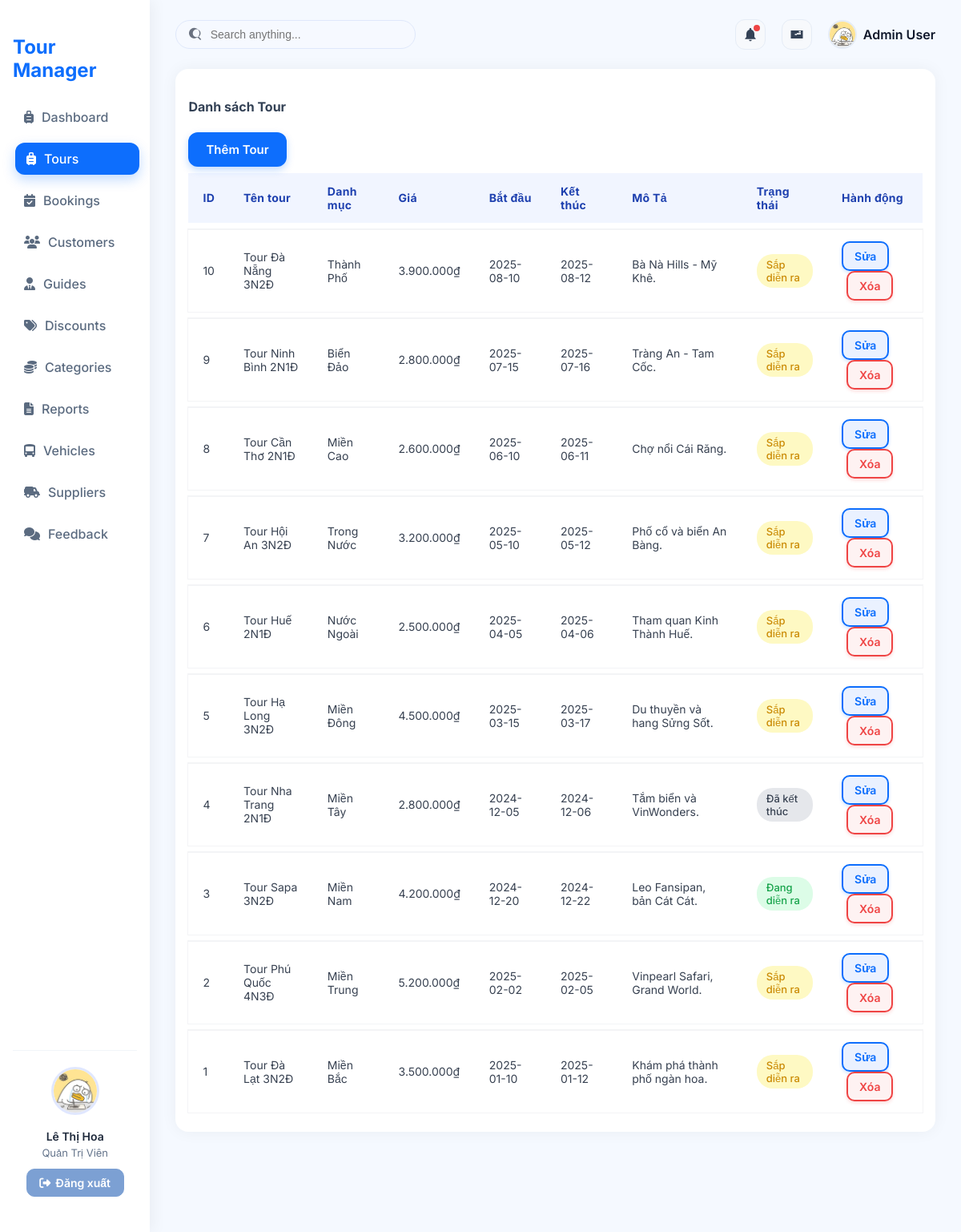
The app's page /?action=admin-listTours (signed in), older data.
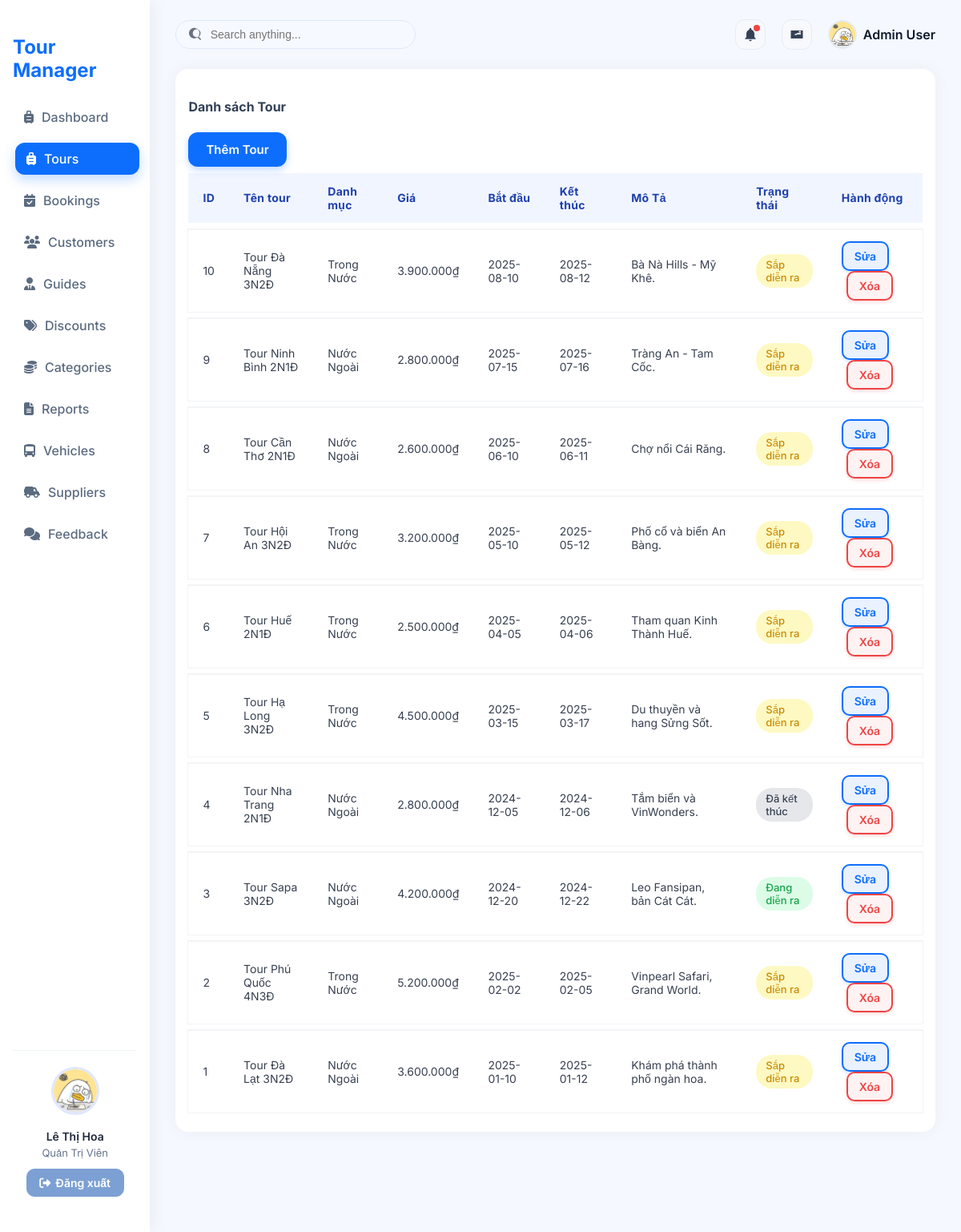
The same page, newer data.
### tables this page shows
CREATE TABLE `tours` (
  `tour_id` int NOT NULL,
  `tour_name` varchar(150) NOT NULL,
  `description` text,
  `price` decimal(12,2) DEFAULT NULL,
  `category_id` int DEFAULT NULL,
  `start_date` date DEFAULT NULL,
  `end_date` date DEFAULT NULL,
  `status` enum('upcoming','ongoing','finished') DEFAULT 'upcoming'
);

CREATE TABLE `categories` (
  `category_id` int NOT NULL,
  `category_name` varchar(100) DEFAULT NULL
);

### controllers/TourController.php (called while the page is built, shortened)
<?php
class TourController
{
    private $tourQuery;
    public function __construct()
    {
        $this->tourQuery = new ToursQuery();
    }
    public function listTours()
    {
        $tours = $this->tourQuery->getAllToursWithCategory();
        require './views/Tour/listTour.php';
    }
}
?>

### routes/index.php (called while the page is built)
<?php
$action = $_GET['action'] ?? '/';
match ($action) {
    '/' => (new ProductController)->home(),
    'admin' => require './views/admin.php',
    'login'=>  (new AuthController)->login(),
    'logout'=>  (new AuthController)->logout(),
    'admin-listTours' => require './views/admin.php',
    'admin-createTours' => require './views/admin.php',
    'admin-updateTours' => require './views/admin.php',
    'admin-listUsers' => require './views/admin.php',
    'admin-createUsers' => require './views/admin.php',
    'admin-updateUsers' => require './views/admin.php',
    'admin-listCategory' => require './views/admin.php',
    'admin-createCategory' => require './views/admin.php',
    'admin-updateCategory' => require './views/admin.php',
    'admin-listCustomer' => require './views/admin.php',
    'admin-createCustomer' => require './views/admin.php',
    'admin-updateCustomer' => require './views/admin.php',
    'admin-listDiscount' => require './views/admin.php',
    'admin-createDiscount' => require './views/admin.php',
    'admin-updateDiscount' => require './views/admin.php',
    default => require './views/admin.php',
};

### index.php (called while the page is built, shortened)
<?php
spl_autoload_register(function ($class) {
    $fileName = "$class.php";
    $fileModel              = PATH_MODEL . $fileName;
});
require_once './routes/index.php';

### models/BaseModel.php (called while the page is built, shortened)
<?php
class BaseModel
{
    public function __construct()
    {
        $dsn = sprintf('mysql:host=%s;port=%s;dbname=%s;charset=utf8', DB_HOST, DB_PORT, DB_NAME);
        try {
            $this->pdo = new PDO($dsn, DB_USERNAME, DB_PASSWORD, DB_OPTIONS);
        } catch (PDOException $e) {
            die("Kết nối cơ sở dữ liệu thất bại: {$e->getMessage()}. Vui lòng thử lại sau.");
        }
    }
}

### models/ToursQuery.php (called while the page is built, shortened)
<?php
class ToursQuery extends BaseModel {
    public function getAllToursWithCategory() {
        $sql = "SELECT t.*, c.category_name
                FROM tours t
                LEFT JOIN categories c ON t.category_id = c.category_id
                ORDER BY t.tour_id DESC";
        $stmt = $this->pdo->prepare($sql);
        $stmt->execute();
        return $stmt->fetchAll(PDO::FETCH_ASSOC);
    }
}
?>

### views/Tour/listTour.php (the view)
<div class="admin-table-container">
    <div class="table-header d-flex justify-content-between align-items-center mb-3">
        <h4 class="fw-bold">Danh sách Tour</h4>
        <a href="?action=admin-createTours" class="btn btn-primary">
            Thêm Tour
        </a>
    </div>
    <table class="table table-hover align-middle">
        <thead class="table-light">
            <tr>
                <th>ID</th>
                <th>Tên tour</th>
                <th>Danh mục</th>
                <th>Giá</th>
                <th>Bắt đầu</th>
                <th>Kết thúc</th>
                <th>Mô Tả</th>
                <th>Trạng thái</th>
                <th>Hành động</th>
            </tr>
        </thead>
        <tbody>
            <?php foreach ($tours as $tour): ?>
            <tr>
                <td><?= $tour['tour_id'] ?></td>
                <td><?= htmlspecialchars($tour['tour_name']) ?></td>
                <td><?= htmlspecialchars($tour['category_name']) ?></td>
                <td><?= number_format($tour['price'], 0, ',', '.') ?>₫</td>
                <td><?= $tour['start_date'] ?></td>
                <td><?= $tour['end_date'] ?></td>
                <td><?= htmlspecialchars($tour['description']) ?></td>
                <td>
                    <?php if ($tour['status'] == 'upcoming'): ?>
                    <span class="badge bg-warning">Sắp diễn ra</span>
                    <?php elseif ($tour['status'] == 'ongoing'): ?>
                    <span class="badge bg-success">Đang diễn ra</span>
                    <?php else: ?>
                    <span class="badge bg-secondary">Đã kết thúc</span>
                    <?php endif; ?>
                </td>
                <td>
                    <a href="?action=admin-updateTours&id=<?= $tour['tour_id'] ?>"
                        class="btn btn-outline-success btn-sm">Sửa</a>
                    <a href="?action=admin-deleteTours&id=<?= $tour['tour_id'] ?>" class="btn btn-outline-danger btn-sm"
                        onclick="return confirm('Xóa tour này?')">Xóa</a>
                </td>
            </tr>
            <?php endforeach; ?>
        </tbody>
    </table>
</div>

Row changes from the older to the newer data that the page shows:
changed tours "Tour Đà Nẵng 3N2Đ": category.category_name "Thành Phố" → "Trong Nước"
changed tours "Tour Ninh Bình 2N1Đ": category.category_name "Biển Đảo" → "Nước Ngoài"
changed tours "Tour Cần Thơ 2N1Đ": category.category_name "Miền Cao" → "Nước Ngoài"
changed tours "Tour Huế 2N1Đ": category.category_name "Nước Ngoài" → "Trong Nước"
changed tours "Tour Hạ Long 3N2Đ": category.category_name "Miền Đông" → "Trong Nước"
changed tours "Tour Nha Trang 2N1Đ": category.category_name "Miền Tây" → "Nước Ngoài"
changed tours "Tour Sapa 3N2Đ": category.category_name "Miền Nam" → "Nước Ngoài"
changed tours "Tour Phú Quốc 4N3Đ": category.category_name "Miền Trung" → "Trong Nước"
changed tours "Tour Đà Lạt 3N2Đ": category.category_name "Miền Bắc" → "Nước Ngoài"; price "3.500.000" → "3.600.000"
